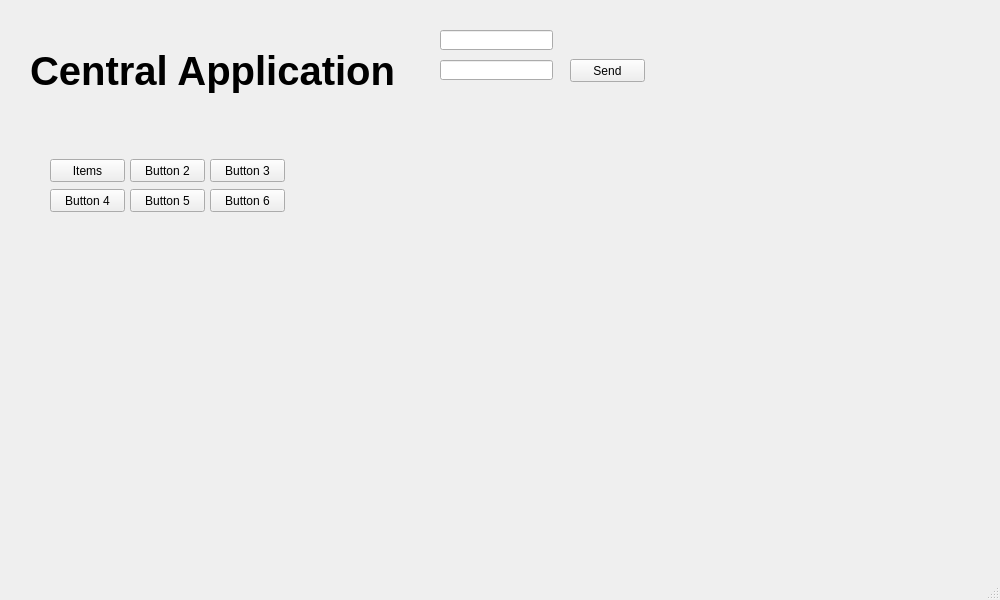
<?xml version="1.0" encoding="UTF-8"?>
<ui version="4.0">
 <class>MainWindow</class>
 <widget class="QMainWindow" name="MainWindow">
  <property name="geometry">
   <rect>
    <x>0</x>
    <y>0</y>
    <width>1000</width>
    <height>600</height>
   </rect>
  </property>
  <property name="windowTitle">
   <string>Central Application</string>
  </property>
  <widget class="QWidget" name="centralwidget">
   <widget class="QWidget" name="widget" native="true">
    <property name="geometry">
     <rect>
      <x>20</x>
      <y>20</y>
      <width>401</width>
      <height>510</height>
     </rect>
    </property>
    <widget class="QLabel" name="TitleLabel">
     <property name="geometry">
      <rect>
       <x>10</x>
       <y>10</y>
       <width>391</width>
       <height>81</height>
      </rect>
     </property>
     <property name="font">
      <font>
       <pointsize>30</pointsize>
       <weight>75</weight>
       <bold>true</bold>
       <underline>false</underline>
      </font>
     </property>
     <property name="text">
      <string>Central Application</string>
     </property>
    </widget>
    <widget class="QPushButton" name="Button1">
     <property name="geometry">
      <rect>
       <x>30</x>
       <y>139</y>
       <width>75</width>
       <height>23</height>
      </rect>
     </property>
     <property name="text">
      <string>Items</string>
     </property>
    </widget>
    <widget class="QPushButton" name="Button2">
     <property name="geometry">
      <rect>
       <x>110</x>
       <y>139</y>
       <width>75</width>
       <height>23</height>
      </rect>
     </property>
     <property name="text">
      <string>Button 2</string>
     </property>
    </widget>
    <widget class="QPushButton" name="Button3">
     <property name="geometry">
      <rect>
       <x>190</x>
       <y>139</y>
       <width>75</width>
       <height>23</height>
      </rect>
     </property>
     <property name="text">
      <string>Button 3</string>
     </property>
    </widget>
    <widget class="QPushButton" name="Button4">
     <property name="geometry">
      <rect>
       <x>30</x>
       <y>169</y>
       <width>75</width>
       <height>23</height>
      </rect>
     </property>
     <property name="text">
      <string>Button 4</string>
     </property>
    </widget>
    <widget class="QPushButton" name="Button5">
     <property name="geometry">
      <rect>
       <x>110</x>
       <y>169</y>
       <width>75</width>
       <height>23</height>
      </rect>
     </property>
     <property name="text">
      <string>Button 5</string>
     </property>
    </widget>
    <widget class="QPushButton" name="Button6">
     <property name="geometry">
      <rect>
       <x>190</x>
       <y>169</y>
       <width>75</width>
       <height>23</height>
      </rect>
     </property>
     <property name="text">
      <string>Button 6</string>
     </property>
    </widget>
   </widget>
   <widget class="QWidget" name="ItemWindow" native="true">
    <property name="geometry">
     <rect>
      <x>430</x>
      <y>20</y>
      <width>551</width>
      <height>511</height>
     </rect>
    </property>
    <widget class="QLineEdit" name="PLU_Input">
     <property name="geometry">
      <rect>
       <x>10</x>
       <y>10</y>
       <width>113</width>
       <height>20</height>
      </rect>
     </property>
    </widget>
    <widget class="QLineEdit" name="Description_Input">
     <property name="geometry">
      <rect>
       <x>10</x>
       <y>40</y>
       <width>113</width>
       <height>20</height>
      </rect>
     </property>
    </widget>
    <widget class="QPushButton" name="Send_Item">
     <property name="geometry">
      <rect>
       <x>140</x>
       <y>39</y>
       <width>75</width>
       <height>23</height>
      </rect>
     </property>
     <property name="text">
      <string>Send</string>
     </property>
    </widget>
   </widget>
  </widget>
  <widget class="QMenuBar" name="menubar">
   <property name="geometry">
    <rect>
     <x>0</x>
     <y>0</y>
     <width>1000</width>
     <height>21</height>
    </rect>
   </property>
  </widget>
  <widget class="QStatusBar" name="statusbar"/>
 </widget>
 <resources/>
 <connections/>
</ui>
